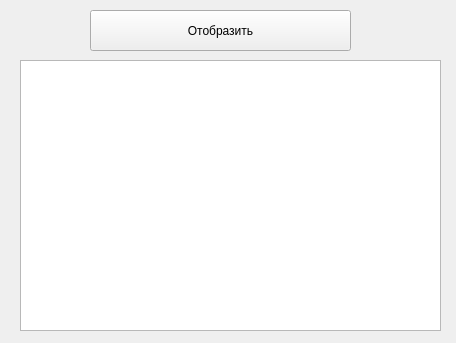
<?xml version="1.0" encoding="UTF-8"?>
<ui version="4.0">
 <class>Form</class>
 <widget class="QWidget" name="Form">
  <property name="geometry">
   <rect>
    <x>0</x>
    <y>0</y>
    <width>456</width>
    <height>343</height>
   </rect>
  </property>
  <property name="windowTitle">
   <string>Эспрессо</string>
  </property>
  <widget class="QPushButton" name="btn">
   <property name="geometry">
    <rect>
     <x>90</x>
     <y>10</y>
     <width>261</width>
     <height>41</height>
    </rect>
   </property>
   <property name="text">
    <string>Отобразить</string>
   </property>
  </widget>
  <widget class="QTableView" name="result">
   <property name="geometry">
    <rect>
     <x>20</x>
     <y>60</y>
     <width>421</width>
     <height>271</height>
    </rect>
   </property>
  </widget>
 </widget>
 <resources/>
 <connections/>
</ui>
